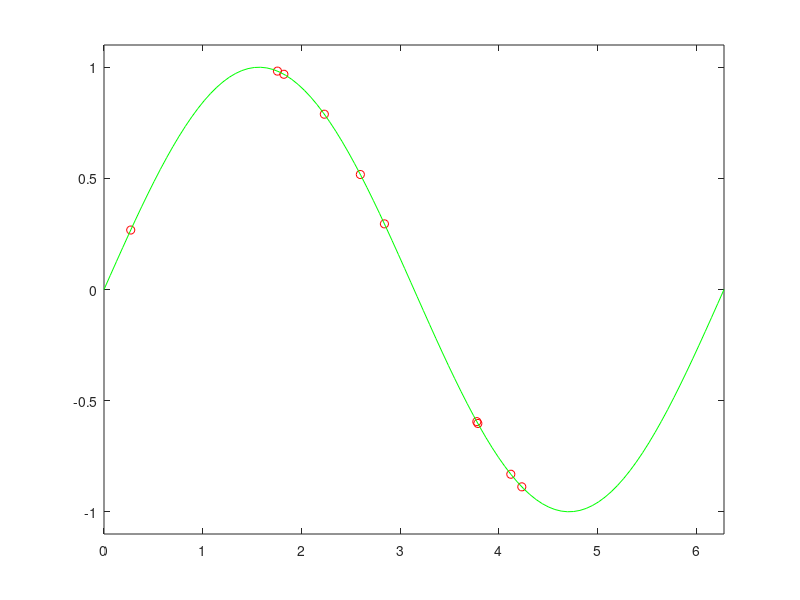

This figure's MATLAB source:
% problem1.m

% make x values
x = 2*pi*rand(1,10);

% plot data points
plot( x, sin(x), 'ro' );

% plot line
hold on
x = linspace(0,2*pi,100);
plot(x,sin(x),'g-');
hold off
axis([ 0 2*pi -1.1 1.1 ]);
